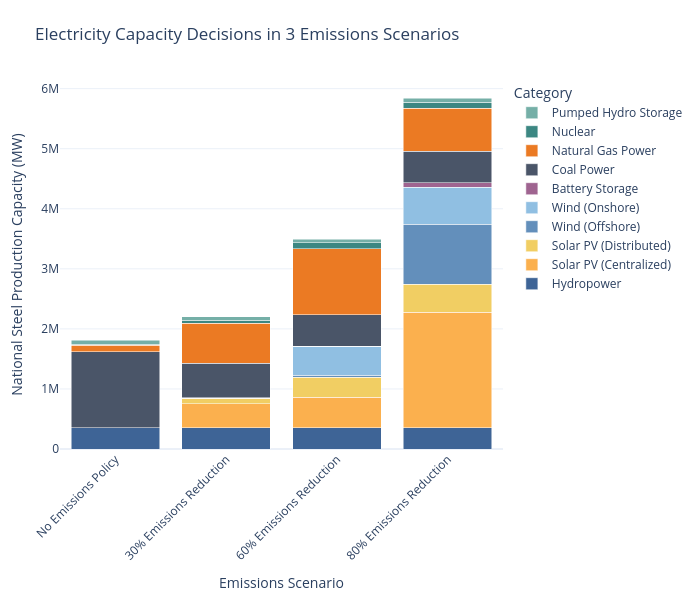

Notebook cell for this chart:
### Code cell
plot_stacked_bar(
    consolidate_capacity(elec_df).T,
    scenario_map=scenario_map,
    name_map=tech_name_map,
    color_map=custom_color_map,
    title_name = "Electricity Capacity Decisions in 3 Emissions Scenarios",
    xaxis_name="Emissions Scenario",
    yaxis_name="National Steel Production Capacity (MW)",
    width=700
)

### Figure 1 — Plotly figure (JSON) as saved in the notebook; plotly's stock layout.template omitted (floating-point values rounded to 4 significant figures)
{"data": [{"hovertemplate": "Category=Hydropower<br>Emissions Scenario=%{x}<br>National Steel Production Capacity (MW)=%{y}<extra></extra>", "legendgroup": "Hydropower", "marker": {"color": "#3e6496", "pattern": {"shape": ""}}, "name": "Hydropower", "orientation": "v", "showlegend": true, "textposition": "auto", "type": "bar", "x": ["No Emissions Policy", "30% Emissions Reduction", "60% Emissions Reduction", "80% Emissions Reduction"], "xaxis": "x", "y": [354200.0, 354200.0, 354200.0, 354200.0], "yaxis": "y"}, {"hovertemplate": "Category=Solar PV (Centralized)<br>Emissions Scenario=%{x}<br>National Steel Production Capacity (MW)=%{y}<extra></extra>", "legendgroup": "Solar PV (Centralized)", "marker": {"color": "#fbb04e", "pattern": {"shape": ""}}, "name": "Solar PV (Centralized)", "orientation": "v", "showlegend": true, "textposition": "auto", "type": "bar", "x": ["No Emissions Policy", "30% Emissions Reduction", "60% Emissions Reduction", "80% Emissions Reduction"], "xaxis": "x", "y": [3.508e-17, 403000.0, 510900.0, 1925000.0], "yaxis": "y"}, {"hovertemplate": "Category=Solar PV (Distributed)<br>Emissions Scenario=%{x}<br>National Steel Production Capacity (MW)=%{y}<extra></extra>", "legendgroup": "Solar PV (Distributed)", "marker": {"color": "#f1ce63", "pattern": {"shape": ""}}, "name": "Solar PV (Distributed)", "orientation": "v", "showlegend": true, "textposition": "auto", "type": "bar", "x": ["No Emissions Policy", "30% Emissions Reduction", "60% Emissions Reduction", "80% Emissions Reduction"], "xaxis": "x", "y": [-3.943e-13, 91840.0, 328600.0, 460600.0], "yaxis": "y"}, {"hovertemplate": "Category=Wind (Offshore)<br>Emissions Scenario=%{x}<br>National Steel Production Capacity (MW)=%{y}<extra></extra>", "legendgroup": "Wind (Offshore)", "marker": {"color": "#638fbb", "pattern": {"shape": ""}}, "name": "Wind (Offshore)", "orientation": "v", "showlegend": true, "textposition": "auto", "type": "bar", "x": ["No Emissions Policy", "30% Emissions Reduction", "60% Emissions Reduction", "80% Emissions Reduction"], "xaxis": "x", "y": [2.908e-18, 8.835, 37690.0, 1006000.0], "yaxis": "y"}, {"hovertemplate": "Category=Wind (Onshore)<br>Emissions Scenario=%{x}<br>National Steel Production Capacity (MW)=%{y}<extra></extra>", "legendgroup": "Wind (Onshore)", "marker": {"color": "#90bfe2", "pattern": {"shape": ""}}, "name": "Wind (Onshore)", "orientation": "v", "showlegend": true, "textposition": "auto", "type": "bar", "x": ["No Emissions Policy", "30% Emissions Reduction", "60% Emissions Reduction", "80% Emissions Reduction"], "xaxis": "x", "y": [2.478e-17, 191.5, 483000.0, 613400.0], "yaxis": "y"}, {"hovertemplate": "Category=Battery Storage<br>Emissions Scenario=%{x}<br>National Steel Production Capacity (MW)=%{y}<extra></extra>", "legendgroup": "Battery Storage", "marker": {"color": "#9f6490", "pattern": {"shape": ""}}, "name": "Battery Storage", "orientation": "v", "showlegend": true, "textposition": "auto", "type": "bar", "x": ["No Emissions Policy", "30% Emissions Reduction", "60% Emissions Reduction", "80% Emissions Reduction"], "xaxis": "x", "y": [6.318e-17, 99.13, 318.9, 72620.0], "yaxis": "y"}, {"hovertemplate": "Category=Coal Power<br>Emissions Scenario=%{x}<br>National Steel Production Capacity (MW)=%{y}<extra></extra>", "legendgroup": "Coal Power", "marker": {"color": "#4a5568", "pattern": {"shape": ""}}, "name": "Coal Power", "orientation": "v", "showlegend": true, "textposition": "auto", "type": "bar", "x": ["No Emissions Policy", "30% Emissions Reduction", "60% Emissions Reduction", "80% Emissions Reduction"], "xaxis": "x", "y": [1261000.0, 578600.0, 524500.0, 524800.0], "yaxis": "y"}, {"hovertemplate": "Category=Natural Gas Power<br>Emissions Scenario=%{x}<br>National Steel Production Capacity (MW)=%{y}<extra></extra>", "legendgroup": "Natural Gas Power", "marker": {"color": "#eb7a23", "pattern": {"shape": ""}}, "name": "Natural Gas Power", "orientation": "v", "showlegend": true, "textposition": "auto", "type": "bar", "x": ["No Emissions Policy", "30% Emissions Reduction", "60% Emissions Reduction", "80% Emissions Reduction"], "xaxis": "x", "y": [111200.0, 667400.0, 1093000.0, 719800.0], "yaxis": "y"}, {"hovertemplate": "Category=Nuclear<br>Emissions Scenario=%{x}<br>National Steel Production Capacity (MW)=%{y}<extra></extra>", "legendgroup": "Nuclear", "marker": {"color": "#3c8782", "pattern": {"shape": ""}}, "name": "Nuclear", "orientation": "v", "showlegend": true, "textposition": "auto", "type": "bar", "x": ["No Emissions Policy", "30% Emissions Reduction", "60% Emissions Reduction", "80% Emissions Reduction"], "xaxis": "x", "y": [19980.0, 49940.0, 100000.0, 100000.0], "yaxis": "y"}, {"hovertemplate": "Category=Pumped Hydro Storage<br>Emissions Scenario=%{x}<br>National Steel Production Capacity (MW)=%{y}<extra></extra>", "legendgroup": "Pumped Hydro Storage", "marker": {"color": "#75afa7", "pattern": {"shape": ""}}, "name": "Pumped Hydro Storage", "orientation": "v", "showlegend": true, "textposition": "auto", "type": "bar", "x": ["No Emissions Policy", "30% Emissions Reduction", "60% Emissions Reduction", "80% Emissions Reduction"], "xaxis": "x", "y": [60460.0, 60460.0, 60460.0, 60460.0], "yaxis": "y"}], "layout": {"barmode": "stack", "height": 600, "legend": {"title": {"text": "Category"}, "tracegroupgap": 0, "traceorder": "reversed"}, "margin": {"b": 80, "l": 60, "r": 60, "t": 80}, "title": {"text": "Electricity Capacity Decisions in 3 Emissions Scenarios"}, "width": 700, "xaxis": {"anchor": "y", "domain": [0, 1], "tickangle": -45, "title": {"text": "Emissions Scenario"}}, "yaxis": {"anchor": "x", "domain": [0, 1], "title": {"text": "National Steel Production Capacity (MW)"}}}}
